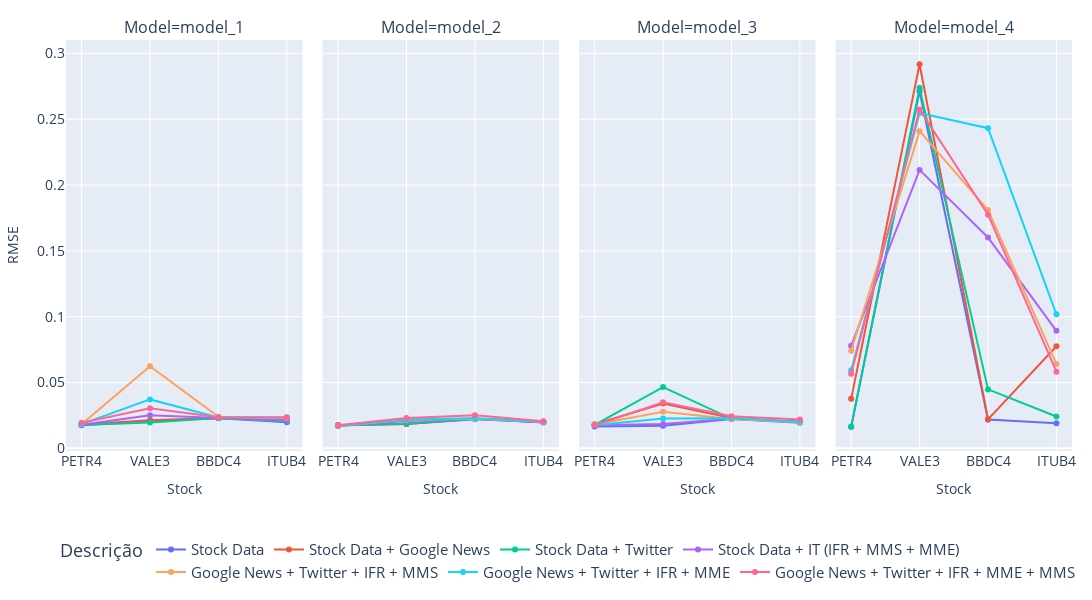

Notebook code cell kept with this figure:
### Code cell
# Graficos com os resultados de todos modelos
fig = plot_rmse_facet_plotly(resultados_concatenados)
fig.show()

### Figure 1 — Plotly figure (JSON) as saved in the notebook; plotly's stock layout.template omitted (floating-point values rounded to 4 significant figures)
{"data": [{"hovertemplate": "Descrição=Stock Data<br>Model=model_1<br>Stock=%{x}<br>RMSE=%{y}<extra></extra>", "legendgroup": "Stock Data", "line": {"color": "#636efa", "dash": "solid"}, "marker": {"symbol": "circle"}, "mode": "lines+markers", "name": "Stock Data", "orientation": "v", "showlegend": true, "type": "scatter", "x": ["PETR4", "VALE3", "BBDC4", "ITUB4"], "xaxis": "x", "y": [0.01763, 0.02073, 0.02294, 0.01991], "yaxis": "y"}, {"hovertemplate": "Descrição=Stock Data<br>Model=model_2<br>Stock=%{x}<br>RMSE=%{y}<extra></extra>", "legendgroup": "Stock Data", "line": {"color": "#636efa", "dash": "solid"}, "marker": {"symbol": "circle"}, "mode": "lines+markers", "name": "Stock Data", "orientation": "v", "showlegend": false, "type": "scatter", "x": ["PETR4", "VALE3", "BBDC4", "ITUB4"], "xaxis": "x2", "y": [0.01765, 0.01851, 0.02213, 0.01992], "yaxis": "y2"}, {"hovertemplate": "Descrição=Stock Data<br>Model=model_3<br>Stock=%{x}<br>RMSE=%{y}<extra></extra>", "legendgroup": "Stock Data", "line": {"color": "#636efa", "dash": "solid"}, "marker": {"symbol": "circle"}, "mode": "lines+markers", "name": "Stock Data", "orientation": "v", "showlegend": false, "type": "scatter", "x": ["PETR4", "VALE3", "BBDC4", "ITUB4"], "xaxis": "x3", "y": [0.0166, 0.01712, 0.02229, 0.01944], "yaxis": "y3"}, {"hovertemplate": "Descrição=Stock Data<br>Model=model_4<br>Stock=%{x}<br>RMSE=%{y}<extra></extra>", "legendgroup": "Stock Data", "line": {"color": "#636efa", "dash": "solid"}, "marker": {"symbol": "circle"}, "mode": "lines+markers", "name": "Stock Data", "orientation": "v", "showlegend": false, "type": "scatter", "x": ["PETR4", "VALE3", "BBDC4", "ITUB4"], "xaxis": "x4", "y": [0.01646, 0.2713, 0.02199, 0.01905], "yaxis": "y4"}, {"hovertemplate": "Descrição=Stock Data + Google News<br>Model=model_1<br>Stock=%{x}<br>RMSE=%{y}<extra></extra>", "legendgroup": "Stock Data + Google News", "line": {"color": "#EF553B", "dash": "solid"}, "marker": {"symbol": "circle"}, "mode": "lines+markers", "name": "Stock Data + Google News", "orientation": "v", "showlegend": true, "type": "scatter", "x": ["PETR4", "VALE3", "BBDC4", "ITUB4"], "xaxis": "x", "y": [0.01815, 0.0214, 0.02301, 0.0207], "yaxis": "y"}, {"hovertemplate": "Descrição=Stock Data + Google News<br>Model=model_2<br>Stock=%{x}<br>RMSE=%{y}<extra></extra>", "legendgroup": "Stock Data + Google News", "line": {"color": "#EF553B", "dash": "solid"}, "marker": {"symbol": "circle"}, "mode": "lines+markers", "name": "Stock Data + Google News", "orientation": "v", "showlegend": false, "type": "scatter", "x": ["PETR4", "VALE3", "BBDC4", "ITUB4"], "xaxis": "x2", "y": [0.01777, 0.01842, 0.02251, 0.01994], "yaxis": "y2"}, {"hovertemplate": "Descrição=Stock Data + Google News<br>Model=model_3<br>Stock=%{x}<br>RMSE=%{y}<extra></extra>", "legendgroup": "Stock Data + Google News", "line": {"color": "#EF553B", "dash": "solid"}, "marker": {"symbol": "circle"}, "mode": "lines+markers", "name": "Stock Data + Google News", "orientation": "v", "showlegend": false, "type": "scatter", "x": ["PETR4", "VALE3", "BBDC4", "ITUB4"], "xaxis": "x3", "y": [0.01834, 0.03412, 0.02303, 0.0202], "yaxis": "y3"}, {"hovertemplate": "Descrição=Stock Data + Google News<br>Model=model_4<br>Stock=%{x}<br>RMSE=%{y}<extra></extra>", "legendgroup": "Stock Data + Google News", "line": {"color": "#EF553B", "dash": "solid"}, "marker": {"symbol": "circle"}, "mode": "lines+markers", "name": "Stock Data + Google News", "orientation": "v", "showlegend": false, "type": "scatter", "x": ["PETR4", "VALE3", "BBDC4", "ITUB4"], "xaxis": "x4", "y": [0.03761, 0.2917, 0.02201, 0.07754], "yaxis": "y4"}, {"hovertemplate": "Descrição=Stock Data + Twitter<br>Model=model_1<br>Stock=%{x}<br>RMSE=%{y}<extra></extra>", "legendgroup": "Stock Data + Twitter", "line": {"color": "#00cc96", "dash": "solid"}, "marker": {"symbol": "circle"}, "mode": "lines+markers", "name": "Stock Data + Twitter", "orientation": "v", "showlegend": true, "type": "scatter", "x": ["PETR4", "VALE3", "BBDC4", "ITUB4"], "xaxis": "x", "y": [0.01782, 0.0197, 0.02311, 0.02057], "yaxis": "y"}, {"hovertemplate": "Descrição=Stock Data + Twitter<br>Model=model_2<br>Stock=%{x}<br>RMSE=%{y}<extra></extra>", "legendgroup": "Stock Data + Twitter", "line": {"color": "#00cc96", "dash": "solid"}, "marker": {"symbol": "circle"}, "mode": "lines+markers", "name": "Stock Data + Twitter", "orientation": "v", "showlegend": false, "type": "scatter", "x": ["PETR4", "VALE3", "BBDC4", "ITUB4"], "xaxis": "x2", "y": [0.01741, 0.01885, 0.02248, 0.02], "yaxis": "y2"}, {"hovertemplate": "Descrição=Stock Data + Twitter<br>Model=model_3<br>Stock=%{x}<br>RMSE=%{y}<extra></extra>", "legendgroup": "Stock Data + Twitter", "line": {"color": "#00cc96", "dash": "solid"}, "marker": {"symbol": "circle"}, "mode": "lines+markers", "name": "Stock Data + Twitter", "orientation": "v", "showlegend": false, "type": "scatter", "x": ["PETR4", "VALE3", "BBDC4", "ITUB4"], "xaxis": "x3", "y": [0.01791, 0.04652, 0.02247, 0.02007], "yaxis": "y3"}, {"hovertemplate": "Descrição=Stock Data + Twitter<br>Model=model_4<br>Stock=%{x}<br>RMSE=%{y}<extra></extra>", "legendgroup": "Stock Data + Twitter", "line": {"color": "#00cc96", "dash": "solid"}, "marker": {"symbol": "circle"}, "mode": "lines+markers", "name": "Stock Data + Twitter", "orientation": "v", "showlegend": false, "type": "scatter", "x": ["PETR4", "VALE3", "BBDC4", "ITUB4"], "xaxis": "x4", "y": [0.01649, 0.2738, 0.04481, 0.02417], "yaxis": "y4"}, {"hovertemplate": "Descrição=Stock Data + IT (IFR + MMS + MME)<br>Model=model_1<br>Stock=%{x}<br>RMSE=%{y}<extra></extra>", "legendgroup": "Stock Data + IT (IFR + MMS + MME)", "line": {"color": "#ab63fa", "dash": "solid"}, "marker": {"symbol": "circle"}, "mode": "lines+markers", "name": "Stock Data + IT (IFR + MMS + MME)", "orientation": "v", "showlegend": true, "type": "scatter", "x": ["PETR4", "VALE3", "BBDC4", "ITUB4"], "xaxis": "x", "y": [0.01788, 0.02507, 0.02304, 0.02139], "yaxis": "y"}, {"hovertemplate": "Descrição=Stock Data + IT (IFR + MMS + MME)<br>Model=model_2<br>Stock=%{x}<br>RMSE=%{y}<extra></extra>", "legendgroup": "Stock Data + IT (IFR + MMS + MME)", "line": {"color": "#ab63fa", "dash": "solid"}, "marker": {"symbol": "circle"}, "mode": "lines+markers", "name": "Stock Data + IT (IFR + MMS + MME)", "orientation": "v", "showlegend": false, "type": "scatter", "x": ["PETR4", "VALE3", "BBDC4", "ITUB4"], "xaxis": "x2", "y": [0.01702, 0.02085, 0.02247, 0.01965], "yaxis": "y2"}, {"hovertemplate": "Descrição=Stock Data + IT (IFR + MMS + MME)<br>Model=model_3<br>Stock=%{x}<br>RMSE=%{y}<extra></extra>", "legendgroup": "Stock Data + IT (IFR + MMS + MME)", "line": {"color": "#ab63fa", "dash": "solid"}, "marker": {"symbol": "circle"}, "mode": "lines+markers", "name": "Stock Data + IT (IFR + MMS + MME)", "orientation": "v", "showlegend": false, "type": "scatter", "x": ["PETR4", "VALE3", "BBDC4", "ITUB4"], "xaxis": "x3", "y": [0.01749, 0.01854, 0.02242, 0.01999], "yaxis": "y3"}, {"hovertemplate": "Descrição=Stock Data + IT (IFR + MMS + MME)<br>Model=model_4<br>Stock=%{x}<br>RMSE=%{y}<extra></extra>", "legendgroup": "Stock Data + IT (IFR + MMS + MME)", "line": {"color": "#ab63fa", "dash": "solid"}, "marker": {"symbol": "circle"}, "mode": "lines+markers", "name": "Stock Data + IT (IFR + MMS + MME)", "orientation": "v", "showlegend": false, "type": "scatter", "x": ["PETR4", "VALE3", "BBDC4", "ITUB4"], "xaxis": "x4", "y": [0.07798, 0.2115, 0.1602, 0.08928], "yaxis": "y4"}, {"hovertemplate": "Descrição=Google News + Twitter + IFR + MMS<br>Model=model_1<br>Stock=%{x}<br>RMSE=%{y}<extra></extra>", "legendgroup": "Google News + Twitter + IFR + MMS", "line": {"color": "#FFA15A", "dash": "solid"}, "marker": {"symbol": "circle"}, "mode": "lines+markers", "name": "Google News + Twitter + IFR + MMS", "orientation": "v", "showlegend": true, "type": "scatter", "x": ["PETR4", "VALE3", "BBDC4", "ITUB4"], "xaxis": "x", "y": [0.01837, 0.06237, 0.02396, 0.02299], "yaxis": "y"}, {"hovertemplate": "Descrição=Google News + Twitter + IFR + MMS<br>Model=model_2<br>Stock=%{x}<br>RMSE=%{y}<extra></extra>", "legendgroup": "Google News + Twitter + IFR + MMS", "line": {"color": "#FFA15A", "dash": "solid"}, "marker": {"symbol": "circle"}, "mode": "lines+markers", "name": "Google News + Twitter + IFR + MMS", "orientation": "v", "showlegend": false, "type": "scatter", "x": ["PETR4", "VALE3", "BBDC4", "ITUB4"], "xaxis": "x2", "y": [0.01719, 0.02169, 0.02247, 0.02029], "yaxis": "y2"}, {"hovertemplate": "Descrição=Google News + Twitter + IFR + MMS<br>Model=model_3<br>Stock=%{x}<br>RMSE=%{y}<extra></extra>", "legendgroup": "Google News + Twitter + IFR + MMS", "line": {"color": "#FFA15A", "dash": "solid"}, "marker": {"symbol": "circle"}, "mode": "lines+markers", "name": "Google News + Twitter + IFR + MMS", "orientation": "v", "showlegend": false, "type": "scatter", "x": ["PETR4", "VALE3", "BBDC4", "ITUB4"], "xaxis": "x3", "y": [0.0181, 0.02772, 0.02237, 0.01982], "yaxis": "y3"}, {"hovertemplate": "Descrição=Google News + Twitter + IFR + MMS<br>Model=model_4<br>Stock=%{x}<br>RMSE=%{y}<extra></extra>", "legendgroup": "Google News + Twitter + IFR + MMS", "line": {"color": "#FFA15A", "dash": "solid"}, "marker": {"symbol": "circle"}, "mode": "lines+markers", "name": "Google News + Twitter + IFR + MMS", "orientation": "v", "showlegend": false, "type": "scatter", "x": ["PETR4", "VALE3", "BBDC4", "ITUB4"], "xaxis": "x4", "y": [0.07423, 0.241, 0.181, 0.06412], "yaxis": "y4"}, {"hovertemplate": "Descrição=Google News + Twitter + IFR + MME<br>Model=model_1<br>Stock=%{x}<br>RMSE=%{y}<extra></extra>", "legendgroup": "Google News + Twitter + IFR + MME", "line": {"color": "#19d3f3", "dash": "solid"}, "marker": {"symbol": "circle"}, "mode": "lines+markers", "name": "Google News + Twitter + IFR + MME", "orientation": "v", "showlegend": true, "type": "scatter", "x": ["PETR4", "VALE3", "BBDC4", "ITUB4"], "xaxis": "x", "y": [0.01838, 0.03718, 0.02341, 0.02361], "yaxis": "y"}, {"hovertemplate": "Descrição=Google News + Twitter + IFR + MME<br>Model=model_2<br>Stock=%{x}<br>RMSE=%{y}<extra></extra>", "legendgroup": "Google News + Twitter + IFR + MME", "line": {"color": "#19d3f3", "dash": "solid"}, "marker": {"symbol": "circle"}, "mode": "lines+markers", "name": "Google News + Twitter + IFR + MME", "orientation": "v", "showlegend": false, "type": "scatter", "x": ["PETR4", "VALE3", "BBDC4", "ITUB4"], "xaxis": "x2", "y": [0.01715, 0.02188, 0.02287, 0.02022], "yaxis": "y2"}, {"hovertemplate": "Descrição=Google News + Twitter + IFR + MME<br>Model=model_3<br>Stock=%{x}<br>RMSE=%{y}<extra></extra>", "legendgroup": "Google News + Twitter + IFR + MME", "line": {"color": "#19d3f3", "dash": "solid"}, "marker": {"symbol": "circle"}, "mode": "lines+markers", "name": "Google News + Twitter + IFR + MME", "orientation": "v", "showlegend": false, "type": "scatter", "x": ["PETR4", "VALE3", "BBDC4", "ITUB4"], "xaxis": "x3", "y": [0.01747, 0.02272, 0.0228, 0.02028], "yaxis": "y3"}, {"hovertemplate": "Descrição=Google News + Twitter + IFR + MME<br>Model=model_4<br>Stock=%{x}<br>RMSE=%{y}<extra></extra>", "legendgroup": "Google News + Twitter + IFR + MME", "line": {"color": "#19d3f3", "dash": "solid"}, "marker": {"symbol": "circle"}, "mode": "lines+markers", "name": "Google News + Twitter + IFR + MME", "orientation": "v", "showlegend": false, "type": "scatter", "x": ["PETR4", "VALE3", "BBDC4", "ITUB4"], "xaxis": "x4", "y": [0.05935, 0.2548, 0.2432, 0.1018], "yaxis": "y4"}, {"hovertemplate": "Descrição=Google News + Twitter + IFR + MME + MMS<br>Model=model_1<br>Stock=%{x}<br>RMSE=%{y}<extra></extra>", "legendgroup": "Google News + Twitter + IFR + MME + MMS", "line": {"color": "#FF6692", "dash": "solid"}, "marker": {"symbol": "circle"}, "mode": "lines+markers", "name": "Google News + Twitter + IFR + MME + MMS", "orientation": "v", "showlegend": true, "type": "scatter", "x": ["PETR4", "VALE3", "BBDC4", "ITUB4"], "xaxis": "x", "y": [0.01945, 0.03052, 0.02361, 0.02348], "yaxis": "y"}, {"hovertemplate": "Descrição=Google News + Twitter + IFR + MME + MMS<br>Model=model_2<br>Stock=%{x}<br>RMSE=%{y}<extra></extra>", "legendgroup": "Google News + Twitter + IFR + MME + MMS", "line": {"color": "#FF6692", "dash": "solid"}, "marker": {"symbol": "circle"}, "mode": "lines+markers", "name": "Google News + Twitter + IFR + MME + MMS", "orientation": "v", "showlegend": false, "type": "scatter", "x": ["PETR4", "VALE3", "BBDC4", "ITUB4"], "xaxis": "x2", "y": [0.01756, 0.02306, 0.0251, 0.02055], "yaxis": "y2"}, {"hovertemplate": "Descrição=Google News + Twitter + IFR + MME + MMS<br>Model=model_3<br>Stock=%{x}<br>RMSE=%{y}<extra></extra>", "legendgroup": "Google News + Twitter + IFR + MME + MMS", "line": {"color": "#FF6692", "dash": "solid"}, "marker": {"symbol": "circle"}, "mode": "lines+markers", "name": "Google News + Twitter + IFR + MME + MMS", "orientation": "v", "showlegend": false, "type": "scatter", "x": ["PETR4", "VALE3", "BBDC4", "ITUB4"], "xaxis": "x3", "y": [0.01748, 0.03495, 0.0244, 0.02184], "yaxis": "y3"}, {"hovertemplate": "Descrição=Google News + Twitter + IFR + MME + MMS<br>Model=model_4<br>Stock=%{x}<br>RMSE=%{y}<extra></extra>", "legendgroup": "Google News + Twitter + IFR + MME + MMS", "line": {"color": "#FF6692", "dash": "solid"}, "marker": {"symbol": "circle"}, "mode": "lines+markers", "name": "Google News + Twitter + IFR + MME + MMS", "orientation": "v", "showlegend": false, "type": "scatter", "x": ["PETR4", "VALE3", "BBDC4", "ITUB4"], "xaxis": "x4", "y": [0.05659, 0.2575, 0.1775, 0.05826], "yaxis": "y4"}], "layout": {"annotations": [{"font": {"size": 16}, "showarrow": false, "text": "Model=model_1", "x": 0.1175, "xanchor": "center", "xref": "paper", "y": 1, "yanchor": "bottom", "yref": "paper"}, {"font": {"size": 16}, "showarrow": false, "text": "Model=model_2", "x": 0.3725, "xanchor": "center", "xref": "paper", "y": 1, "yanchor": "bottom", "yref": "paper"}, {"font": {"size": 16}, "showarrow": false, "text": "Model=model_3", "x": 0.6275, "xanchor": "center", "xref": "paper", "y": 1, "yanchor": "bottom", "yref": "paper"}, {"font": {"size": 16}, "showarrow": false, "text": "Model=model_4", "x": 0.8825, "xanchor": "center", "xref": "paper", "y": 1, "yanchor": "bottom", "yref": "paper"}], "font": {"size": 10}, "height": 600, "legend": {"font": {"size": 15}, "orientation": "h", "title": {"text": "Descrição"}, "tracegroupgap": 0, "x": 0.5, "xanchor": "center", "y": -0.2, "yanchor": "top"}, "margin": {"b": 60, "l": 20, "r": 20, "t": 40}, "title": {"x": 0.5}, "width": 1400, "xaxis": {"anchor": "y", "domain": [0, 0.235], "tickfont": {"size": 14}, "title": {"font": {"size": 14}, "text": "Stock"}}, "xaxis2": {"anchor": "y2", "domain": [0.255, 0.49], "matches": "x", "tickfont": {"size": 14}, "title": {"font": {"size": 14}, "text": "Stock"}}, "xaxis3": {"anchor": "y3", "domain": [0.51, 0.745], "matches": "x", "tickfont": {"size": 14}, "title": {"font": {"size": 14}, "text": "Stock"}}, "xaxis4": {"anchor": "y4", "domain": [0.765, 1.0], "matches": "x", "tickfont": {"size": 14}, "title": {"font": {"size": 14}, "text": "Stock"}}, "yaxis": {"anchor": "x", "domain": [0, 1], "tickfont": {"size": 14}, "title": {"font": {"size": 14}, "text": "RMSE"}}, "yaxis2": {"anchor": "x2", "domain": [0, 1], "matches": "y", "showticklabels": false, "tickfont": {"size": 14}, "title": {"font": {"size": 14}}}, "yaxis3": {"anchor": "x3", "domain": [0, 1], "matches": "y", "showticklabels": false, "tickfont": {"size": 14}, "title": {"font": {"size": 14}}}, "yaxis4": {"anchor": "x4", "domain": [0, 1], "matches": "y", "showticklabels": false, "tickfont": {"size": 14}, "title": {"font": {"size": 14}}}}}
